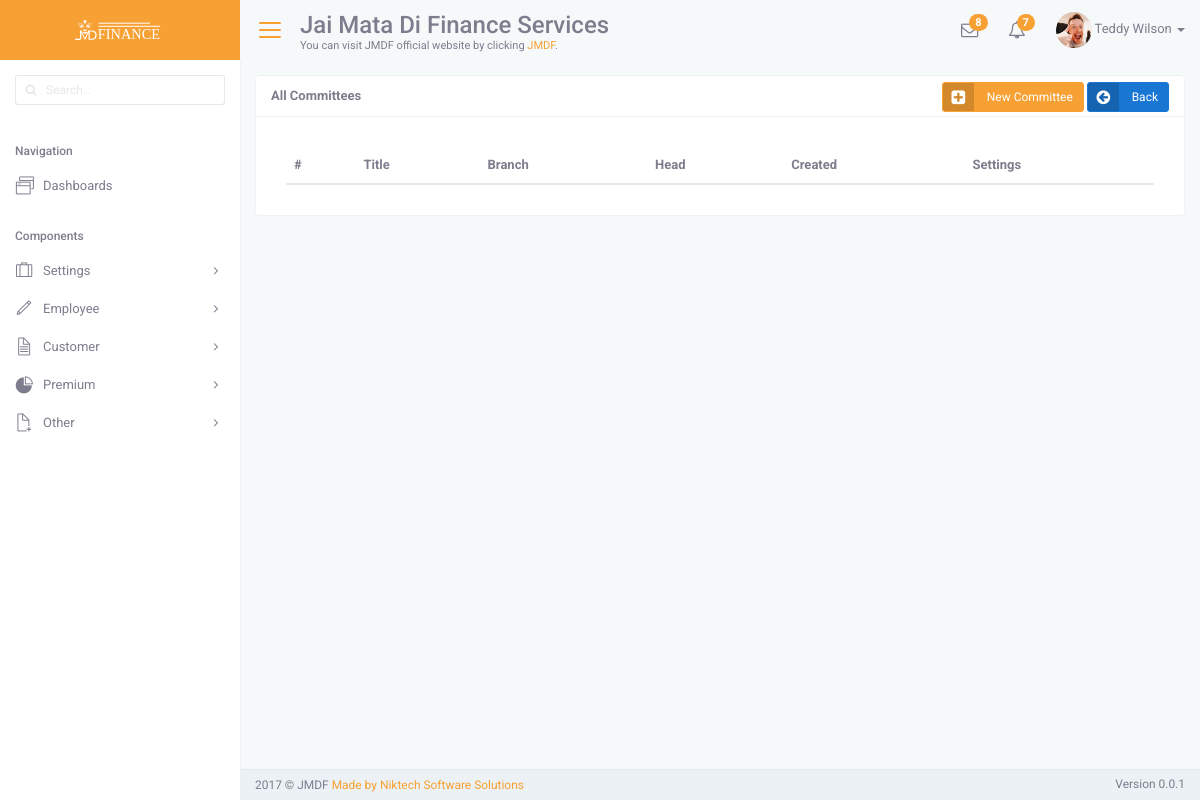
The app's page /index.php/settings/committees, older data.
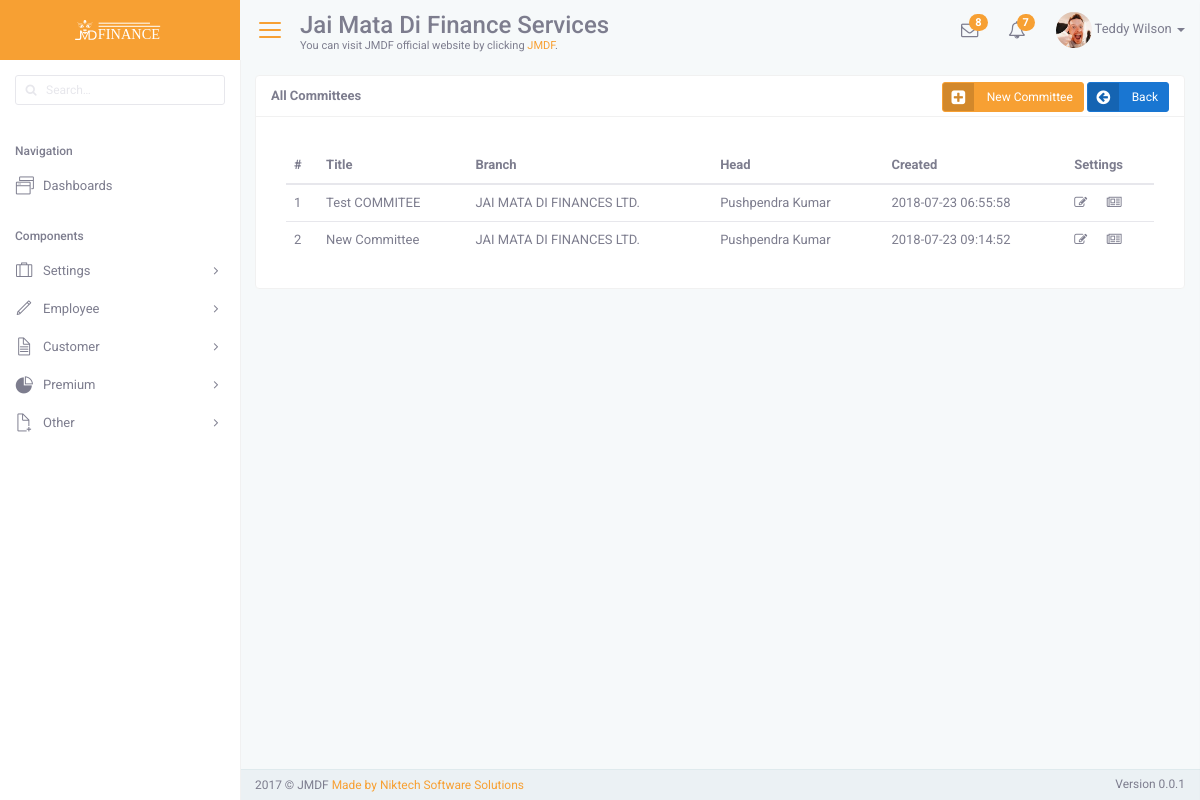
The same page, newer data.
### tables this page shows
CREATE TABLE `committee` (
  `id` int(11) NOT NULL,
  `branchID` int(11) NOT NULL,
  `employeeID` int(11) NOT NULL,
  `title` varchar(255) NOT NULL,
  `updated` timestamp NOT NULL DEFAULT CURRENT_TIMESTAMP ON UPDATE CURRENT_TIMESTAMP,
  `created` timestamp NOT NULL DEFAULT CURRENT_TIMESTAMP
);

CREATE TABLE `branch` (
  `id` int(11) NOT NULL,
  `fsdID` int(11) DEFAULT NULL,
  `title` varchar(255) NOT NULL COMMENT 'Branch Title',
  `address` varchar(255) NOT NULL,
  `city` varchar(255) NOT NULL,
  `state` varchar(255) NOT NULL,
  `pin` varchar(6) NOT NULL,
  `phone` varchar(255) DEFAULT NULL,
  `fax` varchar(10) DEFAULT NULL,
  `mobile` varchar(10) DEFAULT NULL,
  `email` varchar(255) DEFAULT NULL,
  `updated` timestamp NOT NULL DEFAULT CURRENT_TIMESTAMP ON UPDATE CURRENT_TIMESTAMP,
  `created` timestamp NOT NULL DEFAULT CURRENT_TIMESTAMP
);

CREATE TABLE `employee` (
  `id` int(11) NOT NULL,
  `isAdmin` tinyint(1) NOT NULL DEFAULT '0' COMMENT '0: Not Admin, 1: Admin',
  `loginID` int(11) NOT NULL,
  `branchID` int(11) NOT NULL,
  `rank` int(2) DEFAULT NULL,
  `name` varchar(255) NOT NULL,
  `fatherName` varchar(255) NOT NULL,
  `motherName` varchar(255) NOT NULL,
  `dob` timestamp NOT NULL DEFAULT CURRENT_TIMESTAMP ON UPDATE CURRENT_TIMESTAMP,
  `gender` enum('MALE','FEMALE','OTHER') NOT NULL,
  `category` enum('GEN','OBC','SC','ST','OTHER') NOT NULL,
  `qualification` varchar(255) NOT NULL COMMENT 'Highest Qualification',
  `activeStatus` tinyint(1) NOT NULL COMMENT '0: Deactivated, 1: Activated',
  `address` varchar(255) NOT NULL,
  `city` varchar(255) NOT NULL,
  `state` varchar(255) NOT NULL,
  `pin` varchar(6) NOT NULL,
  `country` varchar(255) NOT NULL,
  `phone` varchar(255) NOT NULL,
  `mobile` varchar(255) NOT NULL,
  `email` varchar(255) NOT NULL,
  `aadharNo` varchar(12) NOT NULL,
  `image` varchar(255) NOT NULL,
  `signature` varchar(255) NOT NULL,
  `idProof` varchar(255) NOT NULL,
  `updated` timestamp NOT NULL DEFAULT CURRENT_TIMESTAMP ON UPDATE CURRENT_TIMESTAMP,
  `created` timestamp NOT NULL DEFAULT CURRENT_TIMESTAMP
);

### application/controllers/Settings.php (called while the page is built, shortened)
<?php
class Settings extends CI_Controller {
	public function committees() {
		$this->load->model("commitee");
		$commitee = $this->commitee->getAllCommittees();
		$data['commitees']	= $commitee;
		$data['title'] 	= 'Committees';
		$data['body'] 	= 'settings/committees';
		$this->load->view('layout',$data);
	}
}

### index.php (called while the page is built, shortened)
<?php
require_once BASEPATH.'core/CodeIgniter.php';

### application/models/Commitee.php (called while the page is built, shortened)
<?php
class Commitee extends CI_Model {
	function getAllCommittees() {
		$result = $this->db->query("SELECT `committee`.*, `branch`.`title` AS `branchTitle`, `employee`.`name` FROM `committee` LEFT JOIN `branch` ON `committee`.`branchID` = `branch`.`id` LEFT JOIN `employee` ON `committee`.`employeeID` = `employee`.`id` WHERE 1;");
		return $result->result();
	}
}

### application/views/settings/committees.php (the view, shortened to what this page needs)
<div class="layout-content">
  <div class="layout-content-body">
    <div class="row gutter-xs">
      <div class="col-md-12">
        <div class="card">
          <div class="card-header">
            <div class="card-actions" style="top: 35%;">
              <a class="btn btn-sm btn-labeled arrow-primary" href="<?= base_url() ?>newcommittee.html">
                <span class="btn-label">
                  <span class="icon icon-plus-square icon-lg icon-fw"></span>
                </span>
                New Committee
              </a>
              <a class="btn btn-sm btn-labeled arrow-info" onclick="window.history.back();" href="#">
                <span class="btn-label">
                  <span class="icon icon-arrow-circle-left icon-lg icon-fw"></span>
                </span>
                Back
              </a>
            </div>
            <strong>All Committees</strong>
          </div>
          <div class="card-body">
            <div class="card-body" data-toggle="match-height">
              <table class="table">
                <thead>
                  <tr>
                    <th>#</th>
                    <th>Title</th>
                    <th>Branch</th>
                    <th>Head</th>
                    <th>Created</th>
                    <th>Settings</th>
                  </tr>
                </thead>
                <tbody>
                  <?php foreach ($commitees as $key => $value): ?>
                    <tr>
                      <td><?= $value->id; ?></td>
                      <td><?= $value->title; ?></td>
                      <td><?= $value->branchTitle; ?></td>
                      <td><?= $value->name; ?></td>
                      <td><?= $value->created; ?></td>
                      <td>
                        <span class="icon icon-edit"></span>
                        <span class="icon icon-newspaper-o"></span>
                      </td>
                    </tr>
                  <?php endforeach; ?>
                </tbody>
              </table>
            </div>
          </div>
        </div>
      </div>
    </div>
  </div>
</div>

Row changes from the older to the newer data that the page shows:
added committee: id "1", title "Test COMMITEE", branchID.title "JAI MATA DI FINANCES LTD.", employeeID.name "Pushpendra Kumar", created "2018-07-23 06:55:58"
added committee: id "2", title "New Committee", branchID.title "JAI MATA DI FINANCES LTD.", employeeID.name "Pushpendra Kumar", created "2018-07-23 09:14:52"
